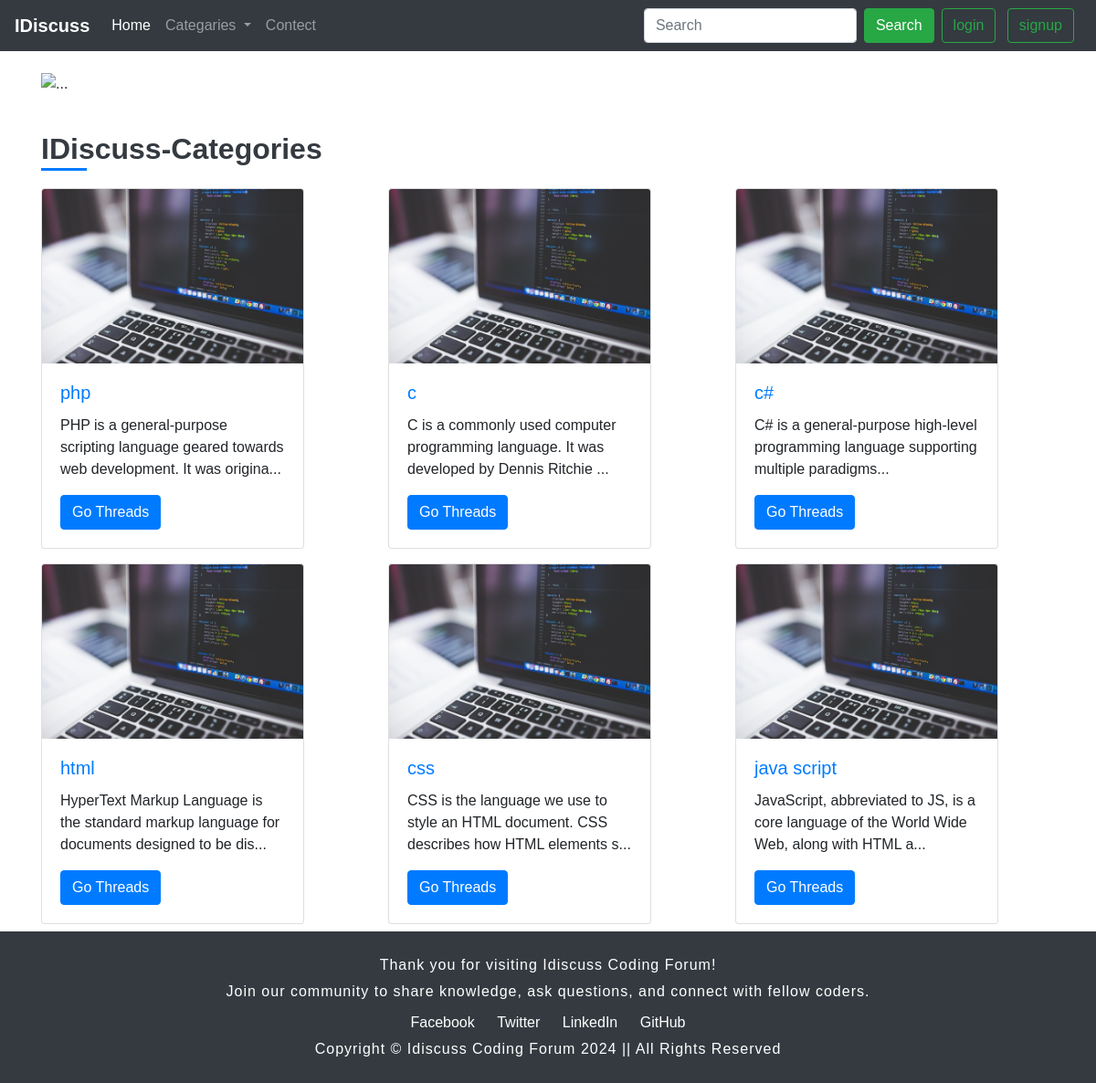
The page /Forum/test.php on the database its author committed.
### tables this page shows
CREATE TABLE `categories` (
  `categories_id` int(11) NOT NULL,
  `categories_name` varchar(255) NOT NULL,
  `categories_discription` text NOT NULL,
  `CreateTime` datetime NOT NULL DEFAULT current_timestamp()
);

### Forum/test.php (the view, shortened to what this page needs)
<!doctype html>
<html lang="en">
<head>
    <link rel="stylesheet" href="https://cdn.jsdelivr.net/npm/bootstrap@4.5.3/dist/css/bootstrap.min.css"
>
</head>
<body>
    <?php include 'Partials/Connect.php'?>
    <?php include "partials/_Header.php" ?>
    <div class="container my-4">
        <div id="carouselExampleControls" class="carousel slide" data-ride="carousel">
            <div class="carousel-inner">
                <div class="carousel-item active">
                    <img src="https://images.unsplash.com/photo-1667372393086-9d4001d51cf1?w=1000&auto=format&fit=crop&q=60&ixlib=rb-4.0.3&ixid=M3wxMjA3fDB8MHxzZWFyY2h8MTIzfHxwaHAlMjBkZXZlbG9wZXJ8ZW58MHx8MHx8fDA%3D"
                        class="d-block w-100" alt="...">
                </div>
            </div>
            <a class="carousel-control-prev" href="#carouselExampleControls" role="button" data-slide="prev">
                <span class="carousel-control-prev-icon" aria-hidden="true"></span>
            </a>
            <a class="carousel-control-next" href="#carouselExampleControls" role="button" data-slide="next">
                <span class="carousel-control-next-icon" aria-hidden="true"></span>
            </a>
        </div>
    </div>
    <div class="container">
        <h2 class="text-center my-3">IDiscuss-Categories</h2>
        <div class="row">
            <?php
            $sql = "SELECT * FROM `categories`";
            $result = mysqli_query($conn, $sql);
            while ($row = mysqli_fetch_assoc($result)) {
                $catid = $row['categories_id'];
                $cat = $row['categories_name'];
                $desc = $row['categories_discription'];
                echo '<div class="col-md-4">
                    <div class="card my-2" style="width: 18rem;">
                        <img src="images/threads.jpg"
                            class="card-img-top" alt="...">
                        <div class="card-body">
                            <h5 class="card-title"><a href="Threadlist.php?catid=' . $catid . '">' . $cat . '</a></h5>
                            <p class="card-text">' . substr($desc, 0, 90) . '...</p>
                            <a href="Threadlist.php?catid=' . $catid . '" class="btn btn-primary">Go Threads</a>
                        </div>
                    </div>
                </div>';
            }
            ?>
        </div>
    </div>
    <?php include "partials/_Footer.php" ?>
</body>
</html>

### Forum/test.php (style rules this page uses)
.carousel-item img { transition: transform 0.5s ease; }
.card { transition: transform 0.3s ease, box-shadow 0.3s ease; }
h2 { position: relative; display: inline-block; color: #343a40; font-weight: bold; margin-bottom: 20px; }
h2::after { content: ""; display: block; width: 50px; height: 3px; background: #007bff; position: absolute; left: 0; bottom: -5px; transition: width 0.3s ease; }

### Forum/Partials/_Footer.php (style rules this page uses)
body { margin: 0; font-family: Arial, sans-serif; display: flex; flex-direction: column; min-height: 100vh; }

### rows shown on the page
categories: categories_name "php", categories_discription "PHP is a general-purpose scripting language geared towards web development. It was origina"
categories: categories_name "c", categories_discription "C is a commonly used computer programming language. It was developed by Dennis Ritchie"
categories: categories_name "c#", categories_discription "C# is a general-purpose high-level programming language supporting multiple paradigms"
categories: categories_name "html", categories_discription "HyperText Markup Language is the standard markup language for documents designed to be dis"
categories: categories_name "css", categories_discription "CSS is the language we use to style an HTML document. CSS describes how HTML elements s"
categories: categories_name "java script", categories_discription "JavaScript, abbreviated to JS, is a core language of the World Wide Web, along with HTML a"
